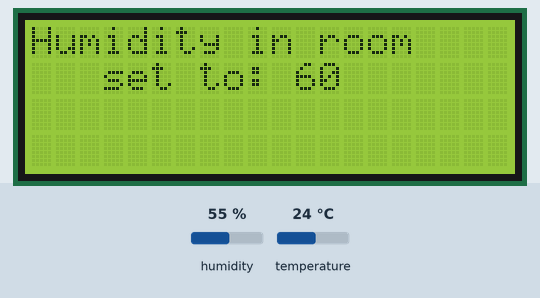
Simulated run of this sketch. Board: Arduino Uno, built with avr-gcc and run on an emulated ATmega328P. On the bench: 20×4 character LCD. The test bench sets the inputs (shaded band); at power-on: humidity 55 %, temperature 24 °C.

Above: at 5.2 s.
8.4 s: humidity set to 59 %
At 10.8 s:
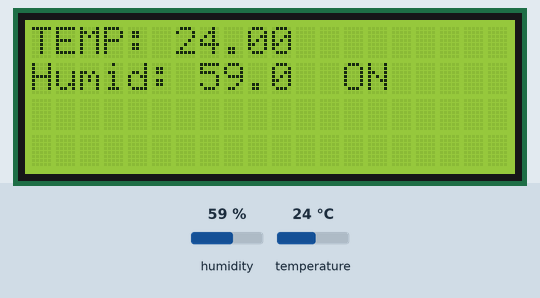
14.5 s: humidity set to 62 %
At 20.4 s:
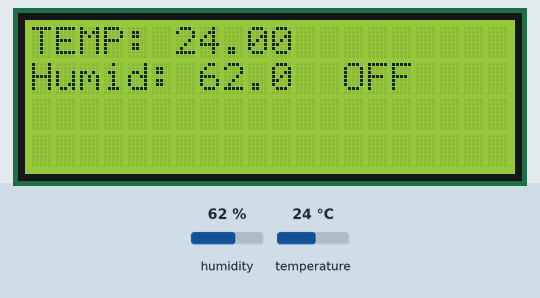
20.6 s: temperature set to 12 °C
At 23.8 s:
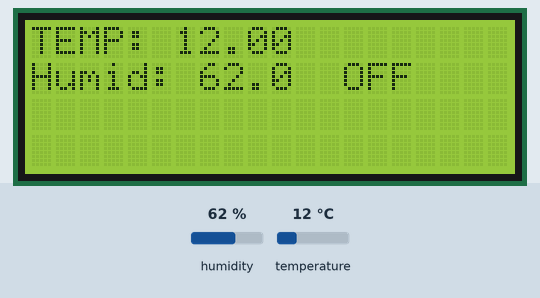
24.2 s: temperature set to 19 °C
Timing chart, 0 to 27.2 s (numbered marks = the images above; inputs shaded):
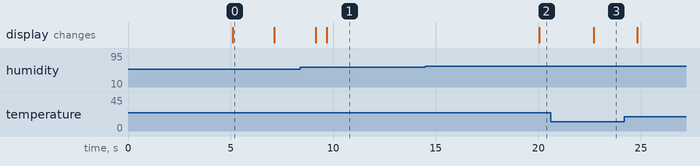

The sketch:

mushroom_1.ino
```cpp
#include <LiquidCrystal_I2C.h>
#include <DHT.h>
#include "humid_cont.h"

#define DHTPIN 2
#define DHTTYPE DHT21
#define MASHROOM_HUMIDITY_SETPOINT 60

LiquidCrystal_I2C lcd(0x27, 20, 4);
DHT dht(DHTPIN, DHTTYPE);  //Initialize DHT sensor for normal 16mhz Arduino

float hum; //hygrometer
float temp;//thermocouple
bool hum_state = false; //control the humidity machine true = ON, false = OFF

void setup() {
  Serial.begin(9600);
  dht.begin();

  lcd.init();
  lcd.backlight();
  lcd.setCursor(3, 0);
  lcd.print("Welcome to");
  lcd.setCursor(1, 1);
  lcd.print("Mushroom ROOM");
  delay(5000);
  lcd.clear();
  lcd.setCursor(0, 0);
  lcd.print("Humidity in room");
  lcd.setCursor(3, 1);
  lcd.print("set to:");
  lcd.setCursor(11, 1);
  lcd.print(MASHROOM_HUMIDITY_SETPOINT);
  delay(2000);
  lcd.clear();
}

void loop() {

  //Read data and store it to variables hum and temp
  hum = dht.readHumidity();
  temp = dht.readTemperature();

  //control the humidifier based on the hygrometer
  if (hum<MASHROOM_HUMIDITY_SETPOINT && !hum_state)
      hum_state = humidControl(hum_state);
  if (hum>MASHROOM_HUMIDITY_SETPOINT && hum_state)
      hum_state = humidControl(hum_state);

//print to LCD
 lcd.setCursor(0, 0);
 lcd.print("TEMP: ");
 lcd.print(temp);
 lcd.setCursor(0, 1);
 lcd.print("Humid: ");
 lcd.print(hum);
 lcd.setCursor(11, 1);
 if (hum_state)
  lcd.print("  ON ");
 else
  lcd.print("  OFF");
 delay(500);
}
```

humid_cont.h
```cpp
#define HUMIDITY_SWITCH 5
#define HUMIDITY_SWITCH_LOOP 20


bool humidControl(bool hum_state) {
  //humidifier in ON mode, do 2 iteration: ->PULSE->OFF
  //humidifier in OFF mode, do 1 iteration: ->ON

   int i = 1; //the amount of iterations
   if (hum_state){
     i = 2;
   }
   while (i != 0){
    digitalWrite(HUMIDITY_SWITCH,HIGH);
    delay(1000);
    digitalWrite(HUMIDITY_SWITCH,LOW);
    delay(1000);
    i--;
   }
   return !hum_state;

}
```

Measured:
- the behaviour switches between 60 and 61 % on humidity (found by bisection; images 1 and 2)
- after the input at 8.4 s, the display: first differs from a run without the input after 1.3 s (image 1)
- after the input at 14.5 s, the display: changes after 5.6 s (image 2)
- after the input at 20.6 s, the display: changes after 2.1 s (image 3)
- what the display in image 0 shows lasts 2.0 s, from 5.1 s to 7.1 s
